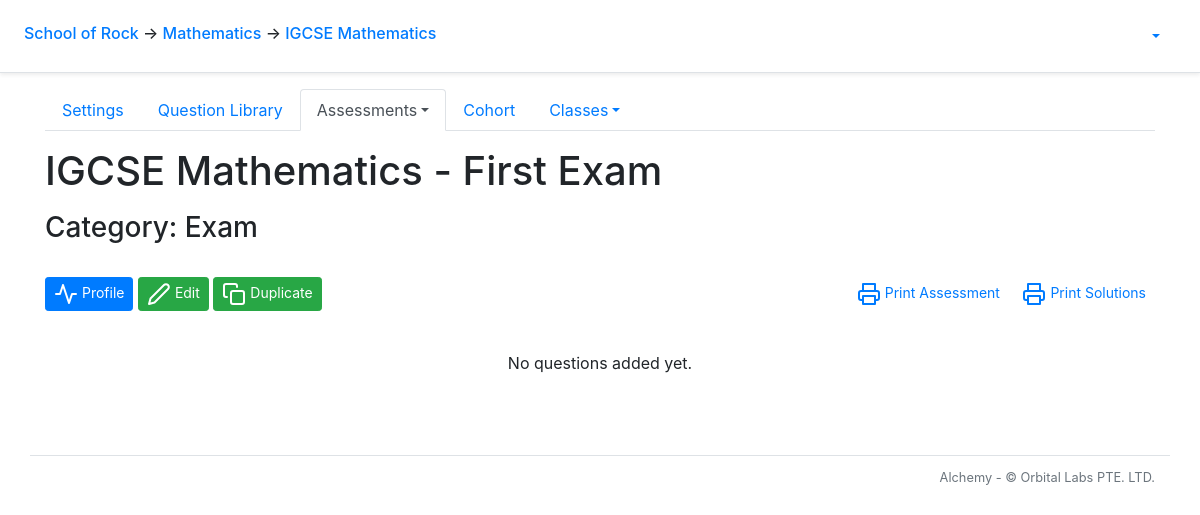
Page /course/2/paper/4/ on the committed database.
### alchemy/models.py (models this page shows, shortened)
class School(db.Model):
    __tablename__ = 'school'
    id = db.Column(db.Integer, primary_key=True)
    name = db.Column(db.String(50))
    departments = db.relationship('Department', backref='school')
    snapshots = db.relationship('Snapshot', backref='school')

class Department(db.Model):
    __tablename__ = 'department'
    id = db.Column(db.Integer, primary_key=True)
    name = db.Column(db.String(50))
    school_id = db.Column(db.Integer, db.ForeignKey('school.id'))
    courses = db.relationship('Course', backref='department')

class Course(db.Model):
    __tablename__ = 'course'
    id = db.Column(db.Integer, primary_key=True)
    name = db.Column(db.String(20), nullable=False)
    department_id = db.Column(db.Integer, db.ForeignKey('department.id'))
    questions = db.relationship('Question', backref = 'q_course')
    tags = db.relationship('Tag', backref='tag_course')
    clazzes = db.relationship('Clazz', backref='course')
    papers = db.relationship('Paper', backref='course')
    grade_levels = db.relationship('GradeLevel', backref='grade_levels')
    assessment_categories = db.relationship('AssessmentCategory', backref='assessment_categories')
    checkpoints = db.relationship('Checkpoint', backref='course')

class Paper(db.Model):
    __tablename__ = 'paper'
    id = db.Column(db.Integer, primary_key=True)
    title = db.Column(db.String(50), nullable=False)
    scores = db.relationship('Score', backref='paper')
    paper_questions = db.relationship('PaperQuestion',
            order_by='PaperQuestion.order_number',
            collection_class=ordering_list('order_number', count_from=1))
    course_id = db.Column(db.Integer, db.ForeignKey('course.id'))
    category_id = db.Column(db.Integer, db.ForeignKey('assessment_category.id'), nullable=False)
    category = db.relationship('AssessmentCategory', back_populates='papers')
    checkpoints = db.relationship('Checkpoint', secondary=checkpoints_papers, back_populates='papers')
    @sqlalchemy.orm.reconstructor
    def __paper_construct__(self):
        self.build_profile()
    def question_objects(self):
        question_objects_list = []
        for question in self.paper_questions:
            question_objects_list.append(question.question)
        return question_objects_list
    def has_mc_questions(self):
        has_mc_questions = False
        for question in self.question_objects():
            if question.is_multiple_choice():
                return True
        else:
            return False
    def get_mc_paper_questions(self):
        return [paper_question for paper_question in self.paper_questions if paper_question.question.is_multiple_choice()]
    def build_profile(self):
        self.profile = paper_profile.PaperProfile()
        self.profile.total_questions = len(self.paper_questions)
        tag_list = []
        if self.profile.total_mc_questions > 0:
            self.profile.has_mc_questions = True
        if self.profile.total_points != 0:
            self.profile.mcq_points_norm_ratio = round(self.profile.total_mc_points/self.profile.total_points*100, 1)
            self.profile.oaq_points_norm_ratio = round(self.profile.total_oa_points/self.profile.total_points*100, 1)
        for tag in tag_list:
            new_tag_profile = paper_profile.build_tag_profile(self, tag)
            new_tag_profile.calculate_q_percentage(self.profile)
            new_tag_profile.calculate_p_percentage(self.profile)
            self.profile.tag_profile_list.append(new_tag_profile)

class AssessmentCategory(db.Model):
    __tablename__ = 'assessment_category'
    id = db.Column(db.Integer, primary_key=True)
    name = db.Column(db.String())
    weight = db.Column(db.Float)
    course_id = db.Column(db.Integer, db.ForeignKey('course.id'), nullable=False)
    papers = db.relationship('Paper', back_populates='category')

### alchemy/views/paper.py (the view)
@bp_paper.route('/', methods = ['GET', 'POST'])
@auth_manager.require_group
def index():
    if g.paper is None:
        paper_title = flask.request.form['paper_create_modal_new_title']
        category_id = flask.request.form['new_paper_category']
        paper = models.Paper(title = paper_title, course_id = g.course.id, category_id = category_id)
        db.session.add(paper)
        db.session.commit()
        g.paper = paper
        return render_edit_paper(paper)
    else:
        return flask.render_template('course/paper/index.html')

### alchemy/__init__.py (called while the page is built)
@application.template_filter('filter_open_answer_questions')
def filter_open_answer_questions(questions):
    return [q for q in questions if not q.is_multiple_choice()]

@application.template_filter('filter_mcqs')
def filter_open_answer_questions(questions):
    return [q for q in questions if q.is_multiple_choice()]

### alchemy/auth_manager.py (called while the page is built)
def auth_enabled():
    return False

def require_group(func):
    @functools.wraps(func)
    def deco(*args, **kwargs):
        if not auth_enabled():
            g.current_user = None
        elif flask_jwt_extended.verify_jwt_in_request(optional=True):
            g.current_user = flask_jwt_extended.get_current_user()
        else:
            flask.abort(401)
        return func(*args, **kwargs)
    return deco

### alchemy/views/clazz.py (called while the page is built)
@bp_clazz.url_defaults
def url_defaults(endpoint, values):
    if 'clazz_id' not in values:
        values['clazz_id'] = g.clazz.id

### alchemy/views/course.py (called while the page is built)
@bp_course.url_value_preprocessor
def url_value_preprocessor(endpoint, values):
    g.course = models.Course.query.get_or_404(values.pop('course_id'))
    g.department = models.Department.query.get_or_404(g.course.department_id)
    g.school = models.School.query.get_or_404(g.department.school_id)

@bp_course.url_defaults
def url_defaults(endpoint, values):
    if 'course_id' not in values:
        values['course_id'] = g.course.id

@bp_course.before_request
def before_request():
    if 'html_title' not in g:
        g.html_title = f'Course - {g.course.name}'

### alchemy/views/department.py (called while the page is built)
@bp_department.url_defaults
def bp_department_url_defaults(endpoint, values):
    if 'department_id' not in values:
        values['department_id'] = g.department.id

### alchemy/views/paper.py (called while the page is built)
@bp_paper.url_value_preprocessor
def url_value_preprocessor(endpoint, values):
    paper_id = int(values.pop('paper_id', 0))
    if paper_id ==  0:
        g.paper = None  # We are creating a new paper
    else:
        g.paper = models.Paper.query.get_or_404(paper_id)

@bp_paper.url_defaults
def url_defaults(endpoint, values):
    if 'paper_id' not in values:
        values['paper_id'] = g.paper.id if 'paper' in g else 0

@bp_paper.before_request
def before_request():
    if g.paper is None:
        g.html_title = f'{g.course.name} - New assessment'
    else:
        g.html_title = f'{g.course.name} - {g.paper.title}'

### alchemy/views/school.py (called while the page is built)
@bp_school.url_defaults
def bp_school_url_defaults(endpoint, values):
    if 'school_id' not in values:
        values['school_id'] = g.school.id

### alchemy/templates/course/paper/index.html (shortened to what this page needs)
{% extends "course/layout.html" %}
{% block course_main_content %}
<main role="main">
  <h1 class="my-3">{{ g.course.name }} - {{ g.paper.title }}</h1>
  <h3>Category: {{ g.paper.category.name }}</h3>
  <br>
  <div class="d-flex p-0">
    <div class="flex-grow-1 bd-highlight">
      <button id="stats_toggle_button" onclick="toggle_sidebar()" role="button" aria-label="Open statistics" class="btn btn-primary btn-sm">
        <span data-feather="activity"></span>
        Profile
      </button>
      {% if (g.paper.scores | length) == 0 %}
      <a class="btn btn-success btn-sm" href="{{ url_for('course.paper.edit')}}"><span data-feather="edit-2"></span> Edit </a>
      {% endif %}
      <a class="btn btn-success btn-sm" href="{{ url_for('course.paper.duplicate') }}" ><span data-feather="copy"></span> Duplicate </a>
    </div>
    <div class="bd-highlight">
      <a class="btn btn-link btn-sm" href="{{ url_for('course.paper.printable') }}" target="_blank"><span data-feather="printer"></span> Print Assessment</a>
      <a class="btn btn-link btn-sm" href="{{ url_for('course.paper.solutions_printable') }}" target="_blank"><span data-feather="printer"></span> Print Solutions</a>
    </div>
  </div>
  <div class="container p-0">
    <br>
    <div id="paper_questions_area" class="col p-0">
      {% include "course/paper/questions_list.html" %}
    </div>
  </div>
</main>
{% endblock course_main_content %}

### alchemy/templates/layout_start.html (shortened to what this page needs)
<!doctype html>
<html lang="en">
  <head>
      <link rel="stylesheet" href="https://stackpath.bootstrapcdn.com/bootstrap/4.5.0/css/bootstrap.min.css">
      <link rel="stylesheet" type="text/css" href="{{ url_for('static', filename='card-body.css') }}">
    </head>
    <body>
      <div class="p-3 px-md-4 mb-3 bg-white border-bottom shadow-sm">
        <div class="row justify-content-md-center">
          <div class="col d-flex align-items-baseline">
            <h6 class="mt-2 mr-3">
              {% if g.school %}
                <a href = "{{ url_for('school.index', school_id = g.school.id)}}">{{ g.school.name }}</a>
              {% else %}
                <b style="text-align: center;">Welcome to...</b>
              {% endif %}
              {% if g.department %}
                <span>&#8594;</span><a href = "{{ url_for('department.index', department_id = g.department.id) }}"> {{ g.department.name }}</a>
              {% endif %}
              {% if g.course %}
                <span>&#8594;</span><a href = "{{ url_for('course.index', course_id = g.course.id) }}"> {{ g.course.name }}</a>
              {% endif %}
            </h6>
          </div>
          <div class="col-md-auto d-flex align-items-baseline">
            {% if 'current_user' in g %}
            <ul class="nav nav-pills">
              <li class="nav-item dropdown">
                <a class="nav-link dropdown-toggle" data-toggle="dropdown" href="#" role="button" aria-haspopup="true" aria-expanded="false">{{ g.current_user.username }}</a>
              </li>
            </ul>
            {% endif %}
          </div>
        </div>
      </div>

### rows in the picture
School: school.name "School of Rock"
Department: department.name "Mathematics"
Course: course.name "IGCSE Mathematics"
Paper: paper "First Exam"
AssessmentCategory: paper.category.name "Exam"
